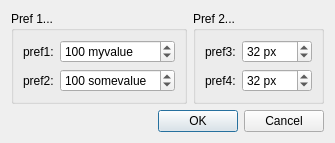
<?xml version="1.0" encoding="UTF-8"?>
<ui version="4.0">
 <class>PreferencesDialog</class>
 <widget class="QDialog" name="PreferencesDialog">
  <property name="geometry">
   <rect>
    <x>0</x>
    <y>0</y>
    <width>349</width>
    <height>241</height>
   </rect>
  </property>
  <property name="windowTitle">
   <string>Preferences</string>
  </property>
  <layout class="QGridLayout" name="gridLayout_3">
   <property name="sizeConstraint">
    <enum>QLayout::SetFixedSize</enum>
   </property>
   <item row="1" column="0">
    <widget class="QGroupBox" name="groupBox_3">
     <property name="title">
      <string>Pref 1...</string>
     </property>
     <layout class="QGridLayout" name="gridLayout_2">
      <item row="0" column="0">
       <widget class="QLabel" name="label">
        <property name="text">
         <string>pref1:</string>
        </property>
        <property name="buddy">
         <cstring>mapWidth</cstring>
        </property>
       </widget>
      </item>
      <item row="0" column="1">
       <widget class="QSpinBox" name="mapWidth">
        <property name="suffix">
         <string extracomment="Remember starting with a space."> myvalue</string>
        </property>
        <property name="minimum">
         <number>1</number>
        </property>
        <property name="maximum">
         <number>9999</number>
        </property>
        <property name="value">
         <number>100</number>
        </property>
       </widget>
      </item>
      <item row="1" column="0">
       <widget class="QLabel" name="label_2">
        <property name="text">
         <string>pref2:</string>
        </property>
        <property name="buddy">
         <cstring>mapHeight</cstring>
        </property>
       </widget>
      </item>
      <item row="1" column="1">
       <widget class="QSpinBox" name="mapHeight">
        <property name="suffix">
         <string> somevalue</string>
        </property>
        <property name="minimum">
         <number>1</number>
        </property>
        <property name="maximum">
         <number>9999</number>
        </property>
        <property name="value">
         <number>100</number>
        </property>
       </widget>
      </item>
     </layout>
    </widget>
   </item>
   <item row="1" column="1">
    <widget class="QGroupBox" name="groupBox_2">
     <property name="title">
      <string>Pref 2...</string>
     </property>
     <layout class="QGridLayout" name="gridLayout">
      <item row="0" column="0">
       <widget class="QLabel" name="label_3">
        <property name="text">
         <string>pref3:</string>
        </property>
        <property name="buddy">
         <cstring>tileWidth</cstring>
        </property>
       </widget>
      </item>
      <item row="0" column="1">
       <widget class="QSpinBox" name="tileWidth">
        <property name="suffix">
         <string extracomment="Remember starting with a space."> px</string>
        </property>
        <property name="minimum">
         <number>1</number>
        </property>
        <property name="maximum">
         <number>9999</number>
        </property>
        <property name="value">
         <number>32</number>
        </property>
       </widget>
      </item>
      <item row="1" column="0">
       <widget class="QLabel" name="label_4">
        <property name="text">
         <string>pref4:</string>
        </property>
        <property name="buddy">
         <cstring>tileHeight</cstring>
        </property>
       </widget>
      </item>
      <item row="1" column="1">
       <widget class="QSpinBox" name="tileHeight">
        <property name="suffix">
         <string> px</string>
        </property>
        <property name="minimum">
         <number>1</number>
        </property>
        <property name="maximum">
         <number>9999</number>
        </property>
        <property name="value">
         <number>32</number>
        </property>
       </widget>
      </item>
      <item row="2" column="0" colspan="2">
       <spacer name="verticalSpacer_2">
        <property name="sizeHint" stdset="0">
         <size>
          <width>0</width>
          <height>0</height>
         </size>
        </property>
       </spacer>
      </item>
     </layout>
    </widget>
   </item>
   <item row="2" column="0">
    <spacer name="verticalSpacer">
     <property name="sizeHint" stdset="0">
      <size>
       <width>20</width>
       <height>0</height>
      </size>
     </property>
    </spacer>
   </item>
   <item row="3" column="0" colspan="2">
    <widget class="QDialogButtonBox" name="buttonBox">
     <property name="standardButtons">
      <set>QDialogButtonBox::Cancel|QDialogButtonBox::Ok</set>
     </property>
    </widget>
   </item>
  </layout>
 </widget>
 <tabstops>
  <tabstop>mapWidth</tabstop>
  <tabstop>mapHeight</tabstop>
  <tabstop>tileWidth</tabstop>
  <tabstop>tileHeight</tabstop>
  <tabstop>buttonBox</tabstop>
 </tabstops>
 <resources/>
 <connections>
  <connection>
   <sender>buttonBox</sender>
   <signal>accepted()</signal>
   <receiver>PreferencesDialog</receiver>
   <slot>accept()</slot>
   <hints>
    <hint type="sourcelabel">
     <x>248</x>
     <y>254</y>
    </hint>
    <hint type="destinationlabel">
     <x>157</x>
     <y>274</y>
    </hint>
   </hints>
  </connection>
  <connection>
   <sender>buttonBox</sender>
   <signal>rejected()</signal>
   <receiver>PreferencesDialog</receiver>
   <slot>reject()</slot>
   <hints>
    <hint type="sourcelabel">
     <x>316</x>
     <y>260</y>
    </hint>
    <hint type="destinationlabel">
     <x>286</x>
     <y>274</y>
    </hint>
   </hints>
  </connection>
 </connections>
</ui>
